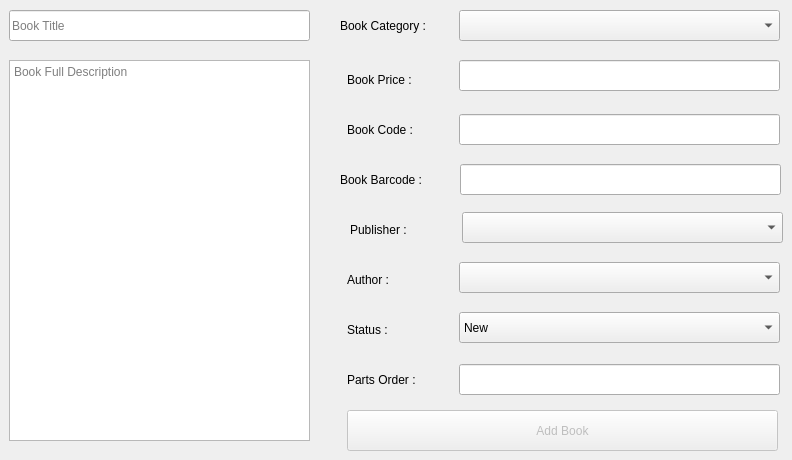
      <widget class="QWidget" name="tab_9">
       <attribute name="title">
        <string>Add New Book</string>
       </attribute>
       <widget class="QLineEdit" name="lineEdit_3">
        <property name="geometry">
         <rect>
          <x>9</x>
          <y>10</y>
          <width>301</width>
          <height>31</height>
         </rect>
        </property>
        <property name="placeholderText">
         <string>Book Title</string>
        </property>
       </widget>
       <widget class="QLabel" name="label_2">
        <property name="geometry">
         <rect>
          <x>340</x>
          <y>10</y>
          <width>106</width>
          <height>31</height>
         </rect>
        </property>
        <property name="text">
         <string>Book Category :</string>
        </property>
       </widget>
       <widget class="QComboBox" name="comboBox_3">
        <property name="geometry">
         <rect>
          <x>459</x>
          <y>10</y>
          <width>321</width>
          <height>31</height>
         </rect>
        </property>
       </widget>
       <widget class="QTextEdit" name="textEdit_2">
        <property name="geometry">
         <rect>
          <x>9</x>
          <y>60</y>
          <width>301</width>
          <height>381</height>
         </rect>
        </property>
        <property name="placeholderText">
         <string>Book Full Description</string>
        </property>
       </widget>
       <widget class="QLabel" name="label_3">
        <property name="geometry">
         <rect>
          <x>347</x>
          <y>70</y>
          <width>79</width>
          <height>19</height>
         </rect>
        </property>
        <property name="text">
         <string>Book Price :</string>
        </property>
       </widget>
       <widget class="QLineEdit" name="lineEdit_5">
        <property name="geometry">
         <rect>
          <x>459</x>
          <y>60</y>
          <width>321</width>
          <height>31</height>
         </rect>
        </property>
       </widget>
       <widget class="QLabel" name="label_4">
        <property name="geometry">
         <rect>
          <x>347</x>
          <y>120</y>
          <width>80</width>
          <height>19</height>
         </rect>
        </property>
        <property name="text">
         <string>Book Code :</string>
        </property>
       </widget>
       <widget class="QLineEdit" name="lineEdit_6">
        <property name="geometry">
         <rect>
          <x>459</x>
          <y>114</y>
          <width>321</width>
          <height>31</height>
         </rect>
        </property>
       </widget>
       <widget class="QLabel" name="label_5">
        <property name="geometry">
         <rect>
          <x>350</x>
          <y>220</y>
          <width>71</width>
          <height>19</height>
         </rect>
        </property>
        <property name="text">
         <string>Publisher :</string>
        </property>
       </widget>
       <widget class="QComboBox" name="comboBox_4">
        <property name="geometry">
         <rect>
          <x>462</x>
          <y>212</y>
          <width>321</width>
          <height>31</height>
         </rect>
        </property>
       </widget>
       <widget class="QLabel" name="label_6">
        <property name="geometry">
         <rect>
          <x>347</x>
          <y>270</y>
          <width>54</width>
          <height>19</height>
         </rect>
        </property>
        <property name="text">
         <string>Author :</string>
        </property>
       </widget>
       <widget class="QComboBox" name="comboBox_5">
        <property name="geometry">
         <rect>
          <x>459</x>
          <y>262</y>
          <width>321</width>
          <height>31</height>
         </rect>
        </property>
       </widget>
       <widget class="QLabel" name="label_7">
        <property name="geometry">
         <rect>
          <x>347</x>
          <y>320</y>
          <width>50</width>
          <height>19</height>
         </rect>
        </property>
        <property name="text">
         <string>Status :</string>
        </property>
       </widget>
       <widget class="QComboBox" name="comboBox_6">
        <property name="geometry">
         <rect>
          <x>459</x>
          <y>312</y>
          <width>321</width>
          <height>31</height>
         </rect>
        </property>
        <item>
         <property name="text">
          <string>New</string>
         </property>
        </item>
        <item>
         <property name="text">
          <string>Used</string>
         </property>
        </item>
        <item>
         <property name="text">
          <string>Damaged</string>
         </property>
        </item>
       </widget>
       <widget class="QLabel" name="label_24">
        <property name="geometry">
         <rect>
          <x>347</x>
          <y>370</y>
          <width>86</width>
          <height>19</height>
         </rect>
        </property>
        <property name="text">
         <string>Parts Order :</string>
        </property>
       </widget>
       <widget class="QLineEdit" name="lineEdit_17">
        <property name="geometry">
         <rect>
          <x>459</x>
          <y>364</y>
          <width>321</width>
          <height>31</height>
         </rect>
        </property>
       </widget>
       <widget class="QPushButton" name="pushButton_10">
        <property name="enabled">
         <bool>false</bool>
        </property>
        <property name="geometry">
         <rect>
          <x>347</x>
          <y>410</y>
          <width>431</width>
          <height>41</height>
         </rect>
        </property>
        <property name="cursor">
         <cursorShape>PointingHandCursor</cursorShape>
        </property>
        <property name="text">
         <string>Add Book</string>
        </property>
        <property name="icon">
         <iconset resource="icons.qrc">
          <normaloff>:/icons/add.png</normaloff>:/icons/add.png</iconset>
        </property>
        <property name="iconSize">
         <size>
          <width>20</width>
          <height>20</height>
         </size>
        </property>
       </widget>
       <widget class="QLabel" name="label_29">
        <property name="geometry">
         <rect>
          <x>340</x>
          <y>170</y>
          <width>111</width>
          <height>20</height>
         </rect>
        </property>
        <property name="text">
         <string>Book Barcode :</string>
        </property>
       </widget>
       <widget class="QLineEdit" name="lineEdit_11">
        <property name="geometry">
         <rect>
          <x>460</x>
          <y>164</y>
          <width>321</width>
          <height>31</height>
         </rect>
        </property>
       </widget>
      </widget>
